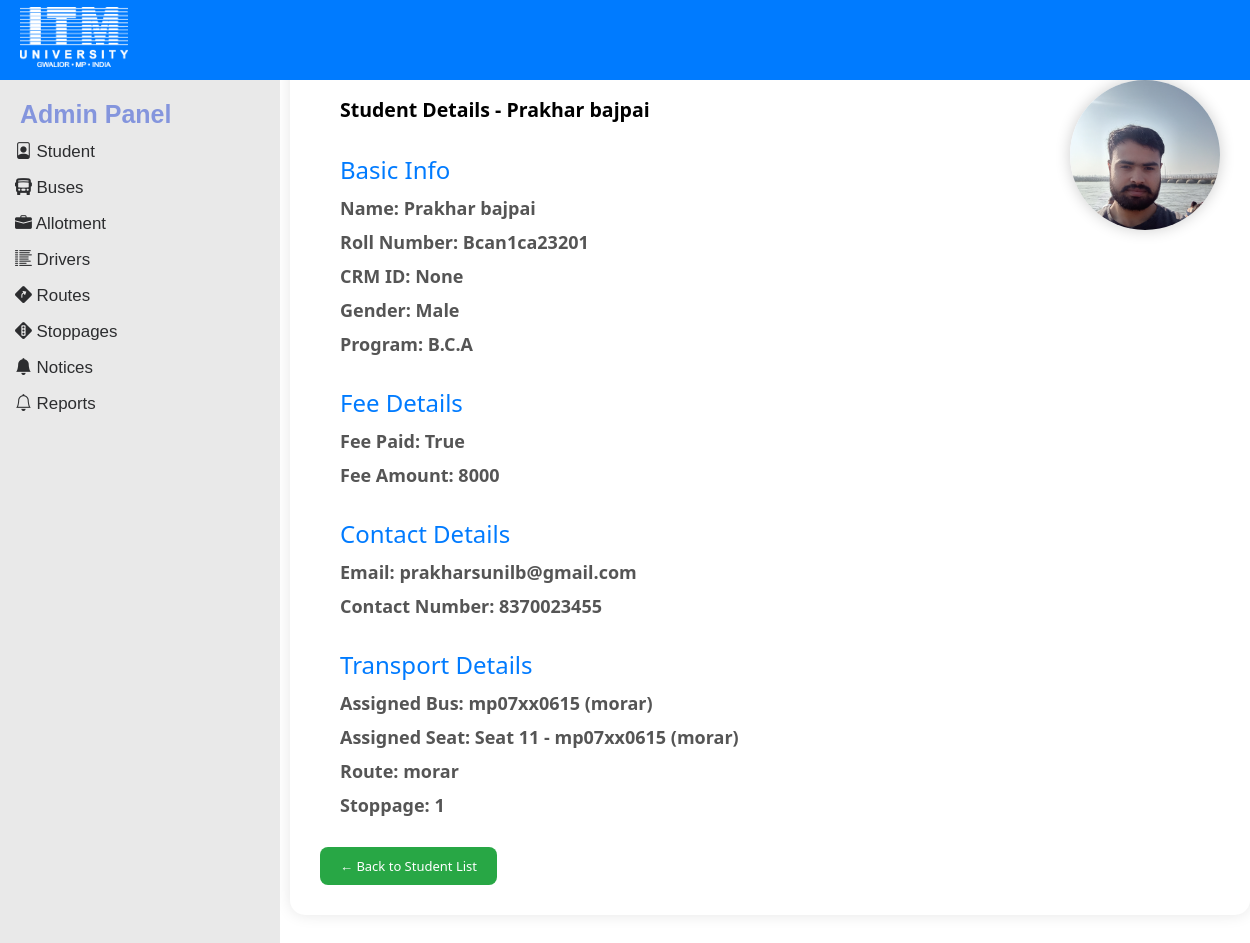
The app's page /students/6/ with its own data.
### bus_app/models.py (models this page shows, shortened)
class Student(models.Model):
    name = models.CharField(max_length=100)
    roll_number = models.CharField(max_length=20, null=True, blank=True, unique=True)
    crm_id = models.CharField(max_length=50, blank=True, null=True, unique=True)
    gender = models.CharField(max_length=10, choices=[('Male', 'Male'), ('Female', 'Female'), ('Other', 'Other')], default="Male")
    school = models.ForeignKey(School, on_delete=models.SET_NULL, null=True, blank=True, related_name="students")
    program = models.CharField(max_length=100, blank=True, null=True)  # Directly storing program name
    fee_paid = models.BooleanField(default=False)
    fee_amount = models.CharField(max_length=10, blank=True, null=True)
    email = models.EmailField(unique=True)
    contact_number = models.CharField(max_length=15, default="0000000000")
    route = models.ForeignKey(Route, on_delete=models.SET_NULL, null=True, blank=True, related_name="students")
    stoppage = models.CharField(max_length=100, blank=True, null=True)  # Directly storing stoppage name
    assigned_bus = models.ForeignKey(Bus, null=True, blank=True, on_delete=models.SET_NULL, related_name="students")
    assigned_seat = models.ForeignKey(Seat, null=True, blank=True, on_delete=models.SET_NULL, related_name='students')
    photo = models.ImageField(upload_to="student_photos/", null=True, blank=True)

class Bus(models.Model):
    number = models.CharField(max_length=10, unique=True)  # Example: MP07VV467
    identifier_number = models.CharField(max_length=10, unique=True, null=True, blank=True)
    pollution_paid = models.BooleanField(default=False)
    pollution_issue_date = models.DateField(null=True, blank=True)
    pollution_valid_upto = models.DateField(null=True, blank=True)
    insurance_paid = models.BooleanField(default=False)
    insurance_issue_date = models.DateField(null=True, blank=True)
    insurance_valid_upto = models.DateField(null=True, blank=True)
    tax_paid = models.BooleanField(default=False)
    tax_issue_date = models.DateField(null=True, blank=True)
    tax_valid_upto = models.DateField(null=True, blank=True)
    permit = models.BooleanField(default=False)
    permit_issue_date = models.DateField(null=True, blank=True)
    permit_valid_upto = models.DateField(null=True, blank=True)
    def get_route(self):
        allotment = Allotment.objects.filter(bus=self).first()
        return allotment.route if allotment else None
    def __str__(self):
        return f"{self.number} ({self.get_route().name if self.get_route() else 'No Route'})"

class Allotment(models.Model):
    bus = models.ForeignKey(Bus, on_delete=models.CASCADE, related_name="allotments")
    driver = models.ForeignKey(Driver, on_delete=models.CASCADE, related_name="allotments")
    assigned_date = models.DateField(auto_now_add=True)
    route = models.ForeignKey(Route, on_delete=models.CASCADE, null=True, blank=True)
    stoppages = models.ManyToManyField(Stoppage)

class Route(models.Model):
    name = models.CharField(max_length=100, unique=True)
    def __str__(self):
        return self.name

class Seat(models.Model):
    seat_number = models.PositiveIntegerField(null=True, blank=True)
    bus = models.ForeignKey(Bus, on_delete=models.CASCADE, related_name='seats')
    student = models.ForeignKey('Student', null=True, blank=True, on_delete=models.SET_NULL, related_name='seats')
    class Meta:
        unique_together = ('bus', 'seat_number')
    def get_route(self):
        allotment = Allotment.objects.filter(bus=self.bus).first()
        return allotment.route if allotment else "No Route"
    def __str__(self):
        return f"Seat {self.seat_number} - {self.bus.number} ({self.get_route()})"

### bus_app/views.py (the view)
# urls.py: path('students/<int:id>/', views.student_detail, name='student_detail'), #student details
def student_detail(request, id):
    student = get_object_or_404(Student, pk=id)
    return render(request, 'student_detail.html', {'student': student})

### bus_app/templates/student_detail.html (shortened to what this page needs)
{% extends "layout.html" %}
{% load static %}
{% block extra_css %}
<link rel="stylesheet" href="{% static 'css/student_detail.css' %}">
{% endblock %}
{% block content %}
  <div class="student-detail-container">
    <div class="student-detail-header">
      <div class="student-info">
        <h2>Student Details - {{ student.name }}</h2>
        <div class="section">
          <div class="section-title">Basic Info</div>
          <div class="field-row"><span class="field-label">Name:</span> <span>{{ student.name }}</span></div>
          <div class="field-row"><span class="field-label">Roll Number:</span> <span>{{ student.roll_number }}</span></div>
          <div class="field-row"><span class="field-label">CRM ID:</span> <span>{{ student.crm_id }}</span></div>
          <div class="field-row"><span class="field-label">Gender:</span> <span>{{ student.gender }}</span></div>
          <div class="field-row"><span class="field-label">Program:</span> <span>{{ student.program }}</span></div>
        </div>
        <div class="section">
          <div class="section-title">Fee Details</div>
          <div class="field-row"><span class="field-label">Fee Paid:</span> <span>{{ student.fee_paid }}</span></div>
          <div class="field-row"><span class="field-label">Fee Amount:</span> <span>{{ student.fee_amount }}</span></div>
        </div>
        <div class="section">
          <div class="section-title">Contact Details</div>
          <div class="field-row"><span class="field-label">Email:</span> <span>{{ student.email }}</span></div>
          <div class="field-row"><span class="field-label">Contact Number:</span> <span>{{ student.contact_number }}</span></div>
        </div>
        <div class="section">
          <div class="section-title">Transport Details</div>
          <div class="field-row"><span class="field-label">Assigned Bus:</span> <span>{{ student.assigned_bus }}</span></div>
          <div class="field-row"><span class="field-label">Assigned Seat:</span> <span>{{ student.assigned_seat }}</span></div>
          <div class="field-row"><span class="field-label">Route:</span> <span>{{ student.route }}</span></div>
          <div class="field-row"><span class="field-label">Stoppage:</span> <span>{{ student.stoppage }}</span></div>
        </div>
      </div>
      <div class="student-photo-container">
        {% if student.photo %}
          <img src="{{ student.photo.url }}" alt="{{ student.name }}'s Photo" class="student-photo">
        {% else %}
          <span>No Photo Available</span>
        {% endif %}
      </div>
    </div>
    <a href="{% url 'student_list' %}" class="back-link">← Back to Student List</a>
  </div>
{% endblock %}

### bus_app/templates/layout.html (shortened to what this page needs)
{% load static %}
<!DOCTYPE html>
<html>
  <head>
    <link rel="stylesheet" href="{% static 'css/style.css' %}" />
    <link
      rel="stylesheet"
      href="https://cdn.jsdelivr.net/npm/bootstrap-icons@1.11.3/font/bootstrap-icons.min.css"
    />
    {% block extra_css %} {% endblock %}
  </head>
  <body class="layout-template">
    <nav>
      <div class="navbar-content">
        <h2 style="color: white; font-size:25px;"><img src="{% static 'ITM-University-Logo.png' %}" alt="ITM University Logo" style="height:60px;"></h2>
      </div>
    </nav>
    <aside>
      <div class="sidebar-content">
        <details open>
          <summary>
            <h2 style= "font-size: 25px">Admin Panel </h2>
          </summary>
          <ul>
            <li>
              <a href="{% url 'student_list' %}"><i class="bi bi-file-person"></i> Student</a>
            </li>
            <li>
              <a href="{% url 'bus_list' %}"><i class="bi bi-bus-front-fill"></i> Buses</a>
            </li>
            <li>
              <a href="{% url 'allotment_list' %}"><i class="bi bi-briefcase-fill"></i> Allotment</a>
            </li>
            <li>
              <a href="{% url 'driver_list' %}"><i class="bi bi-list-columns-reverse"></i> Drivers</a>
            </li>
            <li>
              <a href="{% url 'route_list' %}"><i class="bi bi-sign-turn-slight-right-fill"></i> Routes</a>
            </li>
            <li>
              <a href="{% url 'stoppage_list' %}"><i class="bi bi-sign-stop-lights-fill"></i> Stoppages</a>
            </li>
            <li>
              <a href="{% url 'notice_list' %}"><i class="bi bi-bell-fill"></i> Notices</a>
            </li>
            <li>
              <a href="#"><i class="bi bi-bell"></i> Reports</a>
            </li>
          </ul>
        </details>
      </div>
    </aside>
    <div class="my-container">
      {% block content %} {% endblock %}
    </div>
  </body>
</html>

### static/css/style.css (style rules this page uses)
body.layout-template { font-family: 'arial', sans-serif; margin: 0; font-size: 13px; }
.layout-template nav { background-color: #007BFF; width: 100%; height: 80px; position: fixed; top: 0; left: 0; z-index: 1000; display: flex; justify-content: space-between; align-items: center; padding: 0 20px; }
.layout-template .navbar-content { display: flex; justify-content: space-between; align-items: center; width: 100%; }
.layout-template aside { width: 250px; background-color: #e9e9e9; padding: 15px; position: fixed; top: 80px; bottom: 0; left: 0; overflow-y: auto; height: calc(100vh - 80px); }
.layout-template aside a { display: block; padding: 8px 0; text-decoration: none; font-size: 1.3em; color: rgb(44, 45, 47); }
.layout-template .my-container { margin-top: 0px; margin-left: 250px; padding: 20px; width: calc(100% - 250px); background: #ffffff; overflow-y: auto; max-height: calc(100vh - 80px); box-shadow: 0 0 10px rgb(235, 235, 235); }
.layout-template .sidebar-content { display: flex; flex-direction: column; }
.layout-template details summary { color: #8495dd; padding: 5px; margin-bottom: 0px; cursor: pointer; list-style: none; user-select: none; }
.layout-template details summary h2 { margin: 0; text-align: left; }
.layout-template details ul { list-style: none; padding: 0; margin: 0; }

### static/css/student_detail.css (style rules this page uses)
.student-detail-container { max-width: 90%; margin: 30px auto; background-color: #fff; padding: 30px; box-shadow: 0 0 15px rgba(0, 0, 0, 0.1); border-radius: 15px; font-family: 'Segoe UI', sans-serif; display: flex; flex-direction: column; align-items: flex-start; }
.student-detail-header { display: flex; justify-content: space-between; width: 100%; align-items: flex-start; }
.student-photo-container { width: 150px; height: 150px; display: flex; justify-content: center; align-items: center; }
.student-photo { width: 100%; height: 100%; border-radius: 50%; object-fit: cover; box-shadow: 0 0 15px rgba(0, 0, 0, 0.2); }
.student-info { flex-grow: 1; margin-left: 20px; }
.section { margin-top: 30px; }
.section-title { font-size: 24px; color: #007bff; margin-bottom: 10px; text-align: left; }
.field-row { font-size: 18px; margin: 10px 0; }
.field-row span { font-weight: bold; color: #555; }
.back-link { display: inline-block; margin-top: 20px; text-decoration: none; color: #fff; background-color: #28a745; padding: 10px 20px; border-radius: 8px; transition: 0.3s; }

### records on screen
Student: name "Prakhar bajpai", roll_number "Bcan1ca23201", crm_id "None", gender "Male", program "B.C.A", fee_paid "True", fee_amount "8000", email "prakharsunilb@gmail.com", contact_number "8370023455", assigned_bus "mp07xx0615 (morar)", assigned_seat "Seat 11 - mp07xx0615 (morar)", route "morar", stoppage "1", photo (picture)
